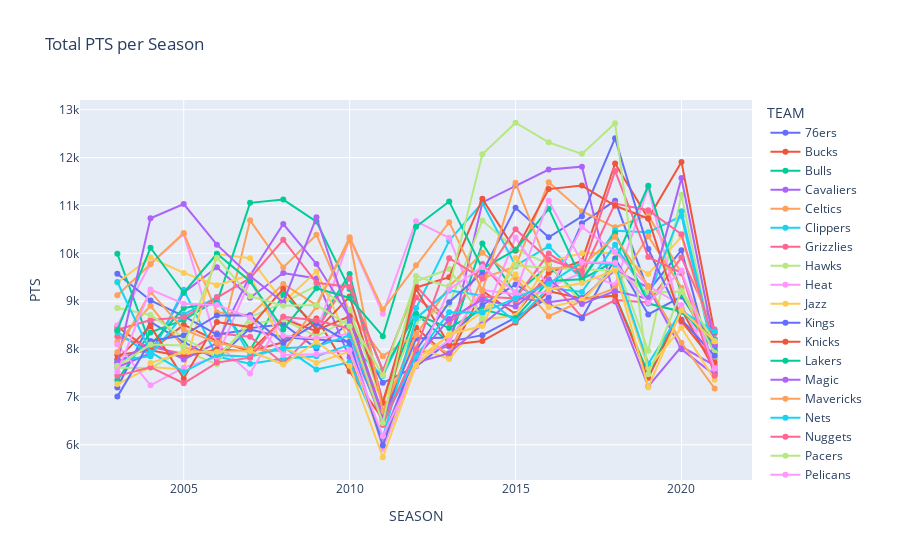

Source (notebook cell):
### Code cell
fig2 = px.line(plot_sum_data, x='SEASON', y='PTS', markers=True, color='TEAM', title = 'Total PTS per Season')
fig2.show()

### Figure 1 — Plotly figure (JSON) as saved in the notebook; plotly's stock layout.template omitted (floating-point values rounded to 4 significant figures)
{"data": [{"hovertemplate": "TEAM=76ers<br>SEASON=%{x}<br>PTS=%{y}<extra></extra>", "legendgroup": "76ers", "line": {"color": "#636efa", "dash": "solid"}, "marker": {"symbol": "circle"}, "mode": "lines+markers", "name": "76ers", "orientation": "v", "showlegend": true, "type": "scatter", "x": [2003, 2004, 2005, 2006, 2007, 2008, 2009, 2010, 2011, 2012, 2013, 2014, 2015, 2016, 2017, 2018, 2019, 2020, 2021], "xaxis": "x", "y": [7195, 8565, 8147, 7785, 8438, 8518, 8014, 8552, 7294, 7640, 8155, 8290, 8657, 9075, 10631, 11101, 9213, 10067, 7500], "yaxis": "y"}, {"hovertemplate": "TEAM=Bucks<br>SEASON=%{x}<br>PTS=%{y}<extra></extra>", "legendgroup": "Bucks", "line": {"color": "#EF553B", "dash": "solid"}, "marker": {"symbol": "circle"}, "mode": "lines+markers", "name": "Bucks", "orientation": "v", "showlegend": true, "type": "scatter", "x": [2003, 2004, 2005, 2006, 2007, 2008, 2009, 2010, 2011, 2012, 2013, 2014, 2015, 2016, 2017, 2018, 2019, 2020, 2021], "xaxis": "x", "y": [8467, 7967, 8508, 8172, 7956, 8142, 8639, 7534, 6535, 8449, 7829, 9221, 8730, 9595, 9842, 11877, 10727, 11910, 8333], "yaxis": "y"}, {"hovertemplate": "TEAM=Bulls<br>SEASON=%{x}<br>PTS=%{y}<extra></extra>", "legendgroup": "Bulls", "line": {"color": "#00cc96", "dash": "solid"}, "marker": {"symbol": "circle"}, "mode": "lines+markers", "name": "Bulls", "orientation": "v", "showlegend": true, "type": "scatter", "x": [2003, 2004, 2005, 2006, 2007, 2008, 2009, 2010, 2011, 2012, 2013, 2014, 2015, 2016, 2017, 2018, 2019, 2020, 2021], "xaxis": "x", "y": [7351, 8348, 8610, 9024, 7981, 9136, 8478, 9567, 6865, 8744, 8130, 10204, 9146, 9744, 9041, 9116, 7485, 8843, 7995], "yaxis": "y"}, {"hovertemplate": "TEAM=Cavaliers<br>SEASON=%{x}<br>PTS=%{y}<extra></extra>", "legendgroup": "Cavaliers", "line": {"color": "#ab63fa", "dash": "solid"}, "marker": {"symbol": "circle"}, "mode": "lines+markers", "name": "Cavaliers", "orientation": "v", "showlegend": true, "type": "scatter", "x": [2003, 2004, 2005, 2006, 2007, 2008, 2009, 2010, 2011, 2012, 2013, 2014, 2015, 2016, 2017, 2018, 2019, 2020, 2021], "xaxis": "x", "y": [7619, 7914, 9177, 9710, 9072, 9589, 9475, 7827, 6140, 7913, 8054, 11064, 11416, 11751, 11812, 8994, 7220, 8052, 7652], "yaxis": "y"}, {"hovertemplate": "TEAM=Celtics<br>SEASON=%{x}<br>PTS=%{y}<extra></extra>", "legendgroup": "Celtics", "line": {"color": "#FFA15A", "dash": "solid"}, "marker": {"symbol": "circle"}, "mode": "lines+markers", "name": "Celtics", "orientation": "v", "showlegend": true, "type": "scatter", "x": [2003, 2004, 2005, 2006, 2007, 2008, 2009, 2010, 2011, 2012, 2013, 2014, 2015, 2016, 2017, 2018, 2019, 2020, 2021], "xaxis": "x", "y": [8149, 8903, 8033, 7857, 10689, 9705, 10389, 8765, 7852, 8312, 7892, 9478, 9727, 11486, 10880, 10544, 10798, 9580, 7875], "yaxis": "y"}, {"hovertemplate": "TEAM=Clippers<br>SEASON=%{x}<br>PTS=%{y}<extra></extra>", "legendgroup": "Clippers", "line": {"color": "#19d3f3", "dash": "solid"}, "marker": {"symbol": "circle"}, "mode": "lines+markers", "name": "Clippers", "orientation": "v", "showlegend": true, "type": "scatter", "x": [2003, 2004, 2005, 2006, 2007, 2008, 2009, 2010, 2011, 2012, 2013, 2014, 2015, 2016, 2017, 2018, 2019, 2020, 2021], "xaxis": "x", "y": [7771, 7847, 9238, 7843, 7692, 7799, 7849, 8089, 7438, 8857, 10264, 11055, 9745, 10147, 9462, 10470, 10439, 10779, 7793], "yaxis": "y"}, {"hovertemplate": "TEAM=Grizzlies<br>SEASON=%{x}<br>PTS=%{y}<extra></extra>", "legendgroup": "Grizzlies", "line": {"color": "#FF6692", "dash": "solid"}, "marker": {"symbol": "circle"}, "mode": "lines+markers", "name": "Grizzlies", "orientation": "v", "showlegend": true, "type": "scatter", "x": [2003, 2004, 2005, 2006, 2007, 2008, 2009, 2010, 2011, 2012, 2013, 2014, 2015, 2016, 2017, 2018, 2019, 2020, 2021], "xaxis": "x", "y": [8264, 8046, 7895, 8331, 8257, 7698, 8404, 9477, 6909, 9079, 8561, 9777, 8975, 9461, 8666, 9023, 8972, 9913, 8410], "yaxis": "y"}, {"hovertemplate": "TEAM=Hawks<br>SEASON=%{x}<br>PTS=%{y}<extra></extra>", "legendgroup": "Hawks", "line": {"color": "#B6E880", "dash": "solid"}, "marker": {"symbol": "circle"}, "mode": "lines+markers", "name": "Hawks", "orientation": "v", "showlegend": true, "type": "scatter", "x": [2003, 2004, 2005, 2006, 2007, 2008, 2009, 2010, 2011, 2012, 2013, 2014, 2015, 2016, 2017, 2018, 2019, 2020, 2021], "xaxis": "x", "y": [7611, 7605, 7972, 7680, 8664, 8970, 9322, 8825, 6868, 8568, 8929, 10685, 10086, 9778, 8955, 9857, 7965, 11222, 7840], "yaxis": "y"}, {"hovertemplate": "TEAM=Heat<br>SEASON=%{x}<br>PTS=%{y}<extra></extra>", "legendgroup": "Heat", "line": {"color": "#FF97FF", "dash": "solid"}, "marker": {"symbol": "circle"}, "mode": "lines+markers", "name": "Heat", "orientation": "v", "showlegend": true, "type": "scatter", "x": [2003, 2004, 2005, 2006, 2007, 2008, 2009, 2010, 2011, 2012, 2013, 2014, 2015, 2016, 2017, 2018, 2019, 2020, 2021], "xaxis": "x", "y": [8495, 9787, 10405, 8114, 7491, 8678, 8352, 10317, 8739, 10670, 10325, 8593, 10329, 9296, 9592, 9344, 11377, 8548, 8215], "yaxis": "y"}, {"hovertemplate": "TEAM=Jazz<br>SEASON=%{x}<br>PTS=%{y}<extra></extra>", "legendgroup": "Jazz", "line": {"color": "#FECB52", "dash": "solid"}, "marker": {"symbol": "circle"}, "mode": "lines+markers", "name": "Jazz", "orientation": "v", "showlegend": true, "type": "scatter", "x": [2003, 2004, 2005, 2006, 2007, 2008, 2009, 2010, 2011, 2012, 2013, 2014, 2015, 2016, 2017, 2018, 2019, 2020, 2021], "xaxis": "x", "y": [7268, 7623, 7573, 9986, 9897, 8979, 9618, 8153, 6922, 8038, 7791, 8616, 8694, 9832, 10003, 10010, 9567, 10350, 8066], "yaxis": "y"}, {"hovertemplate": "TEAM=Kings<br>SEASON=%{x}<br>PTS=%{y}<extra></extra>", "legendgroup": "Kings", "line": {"color": "#636efa", "dash": "solid"}, "marker": {"symbol": "circle"}, "mode": "lines+markers", "name": "Kings", "orientation": "v", "showlegend": true, "type": "scatter", "x": [2003, 2004, 2005, 2006, 2007, 2008, 2009, 2010, 2011, 2012, 2013, 2014, 2015, 2016, 2017, 2018, 2019, 2020, 2021], "xaxis": "x", "y": [9575, 9016, 8690, 8303, 8408, 8248, 8200, 8151, 6518, 8219, 8241, 8921, 9350, 8939, 8646, 9894, 8724, 9098, 8059], "yaxis": "y"}, {"hovertemplate": "TEAM=Knicks<br>SEASON=%{x}<br>PTS=%{y}<extra></extra>", "legendgroup": "Knicks", "line": {"color": "#EF553B", "dash": "solid"}, "marker": {"symbol": "circle"}, "mode": "lines+markers", "name": "Knicks", "orientation": "v", "showlegend": true, "type": "scatter", "x": [2003, 2004, 2005, 2006, 2007, 2008, 2009, 2010, 2011, 2012, 2013, 2014, 2015, 2016, 2017, 2018, 2019, 2020, 2021], "xaxis": "x", "y": [7878, 7977, 7842, 7994, 7948, 8627, 8373, 9097, 6872, 9259, 8084, 8167, 8553, 9209, 9054, 9117, 7398, 8828, 7562], "yaxis": "y"}, {"hovertemplate": "TEAM=Lakers<br>SEASON=%{x}<br>PTS=%{y}<extra></extra>", "legendgroup": "Lakers", "line": {"color": "#00cc96", "dash": "solid"}, "marker": {"symbol": "circle"}, "mode": "lines+markers", "name": "Lakers", "orientation": "v", "showlegend": true, "type": "scatter", "x": [2003, 2004, 2005, 2006, 2007, 2008, 2009, 2010, 2011, 2012, 2013, 2014, 2015, 2016, 2017, 2018, 2019, 2020, 2021], "xaxis": "x", "y": [9991, 8085, 8858, 8964, 11055, 11123, 10664, 9253, 7550, 8722, 8442, 8829, 8650, 9422, 9457, 9840, 11413, 9141, 7952], "yaxis": "y"}, {"hovertemplate": "TEAM=Magic<br>SEASON=%{x}<br>PTS=%{y}<extra></extra>", "legendgroup": "Magic", "line": {"color": "#ab63fa", "dash": "solid"}, "marker": {"symbol": "circle"}, "mode": "lines+markers", "name": "Magic", "orientation": "v", "showlegend": true, "type": "scatter", "x": [2003, 2004, 2005, 2006, 2007, 2008, 2009, 2010, 2011, 2012, 2013, 2014, 2015, 2016, 2017, 2018, 2019, 2020, 2021], "xaxis": "x", "y": [7711, 8147, 7784, 8123, 9538, 10613, 9778, 8667, 6634, 7718, 7914, 8512, 9075, 8979, 9073, 9646, 9286, 7995, 7461], "yaxis": "y"}, {"hovertemplate": "TEAM=Mavericks<br>SEASON=%{x}<br>PTS=%{y}<extra></extra>", "legendgroup": "Mavericks", "line": {"color": "#FFA15A", "dash": "solid"}, "marker": {"symbol": "circle"}, "mode": "lines+markers", "name": "Mavericks", "orientation": "v", "showlegend": true, "type": "scatter", "x": [2003, 2004, 2005, 2006, 2007, 2008, 2009, 2010, 2011, 2012, 2013, 2014, 2015, 2016, 2017, 2018, 2019, 2020, 2021], "xaxis": "x", "y": [9124, 9772, 10424, 8767, 8704, 9359, 8921, 10283, 6695, 8293, 9305, 10012, 9483, 8687, 9006, 9274, 10356, 9283, 7628], "yaxis": "y"}, {"hovertemplate": "TEAM=Nets<br>SEASON=%{x}<br>PTS=%{y}<extra></extra>", "legendgroup": "Nets", "line": {"color": "#19d3f3", "dash": "solid"}, "marker": {"symbol": "circle"}, "mode": "lines+markers", "name": "Nets", "orientation": "v", "showlegend": true, "type": "scatter", "x": [2003, 2004, 2005, 2006, 2007, 2008, 2009, 2010, 2011, 2012, 2013, 2014, 2015, 2016, 2017, 2018, 2019, 2020, 2021], "xaxis": "x", "y": [8358, 7867, 8727, 9083, 7857, 8044, 7575, 7722, 6144, 8640, 9225, 9117, 8579, 9279, 9194, 10177, 9082, 10880, 7914], "yaxis": "y"}, {"hovertemplate": "TEAM=Nuggets<br>SEASON=%{x}<br>PTS=%{y}<extra></extra>", "legendgroup": "Nuggets", "line": {"color": "#FF6692", "dash": "solid"}, "marker": {"symbol": "circle"}, "mode": "lines+markers", "name": "Nuggets", "orientation": "v", "showlegend": true, "type": "scatter", "x": [2003, 2004, 2005, 2006, 2007, 2008, 2009, 2010, 2011, 2012, 2013, 2014, 2015, 2016, 2017, 2018, 2019, 2020, 2021], "xaxis": "x", "y": [8404, 8606, 8664, 9080, 9480, 10282, 9385, 9298, 7549, 9322, 8559, 9100, 9055, 9995, 9549, 11041, 10901, 10399, 8097], "yaxis": "y"}, {"hovertemplate": "TEAM=Pacers<br>SEASON=%{x}<br>PTS=%{y}<extra></extra>", "legendgroup": "Pacers", "line": {"color": "#B6E880", "dash": "solid"}, "marker": {"symbol": "circle"}, "mode": "lines+markers", "name": "Pacers", "orientation": "v", "showlegend": true, "type": "scatter", "x": [2003, 2004, 2005, 2006, 2007, 2008, 2009, 2010, 2011, 2012, 2013, 2014, 2015, 2016, 2017, 2018, 2019, 2020, 2021], "xaxis": "x", "y": [8858, 8712, 8235, 7840, 8527, 8617, 8263, 8634, 7449, 9418, 9673, 8643, 9750, 9696, 9667, 9638, 9190, 9200, 7924], "yaxis": "y"}, {"hovertemplate": "TEAM=Pelicans<br>SEASON=%{x}<br>PTS=%{y}<extra></extra>", "legendgroup": "Pelicans", "line": {"color": "#FF97FF", "dash": "solid"}, "marker": {"symbol": "circle"}, "mode": "lines+markers", "name": "Pelicans", "orientation": "v", "showlegend": true, "type": "scatter", "x": [2003, 2004, 2005, 2006, 2007, 2008, 2009, 2010, 2011, 2012, 2013, 2014, 2015, 2016, 2017, 2018, 2019, 2020, 2021], "xaxis": "x", "y": [8093, 7243, 7611, 7833, 9429, 8278, 8220, 8320, 5916, 7714, 8177, 9234, 9147, 9189, 10551, 10031, 9311, 8921, 7625], "yaxis": "y"}, {"hovertemplate": "TEAM=Pistons<br>SEASON=%{x}<br>PTS=%{y}<extra></extra>", "legendgroup": "Pistons", "line": {"color": "#FECB52", "dash": "solid"}, "marker": {"symbol": "circle"}, "mode": "lines+markers", "name": "Pistons", "orientation": "v", "showlegend": true, "type": "scatter", "x": [2003, 2004, 2005, 2006, 2007, 2008, 2009, 2010, 2011, 2012, 2013, 2014, 2015, 2016, 2017, 2018, 2019, 2020, 2021], "xaxis": "x", "y": [9391, 9911, 9591, 9334, 9546, 8039, 7709, 7951, 5997, 7778, 8286, 8775, 9565, 8874, 9026, 9694, 7604, 8446, 7360], "yaxis": "y"}, {"hovertemplate": "TEAM=Raptors<br>SEASON=%{x}<br>PTS=%{y}<extra></extra>", "legendgroup": "Raptors", "line": {"color": "#636efa", "dash": "solid"}, "marker": {"symbol": "circle"}, "mode": "lines+markers", "name": "Raptors", "orientation": "v", "showlegend": true, "type": "scatter", "x": [2003, 2004, 2005, 2006, 2007, 2008, 2009, 2010, 2011, 2012, 2013, 2014, 2015, 2016, 2017, 2018, 2019, 2020, 2021], "xaxis": "x", "y": [7006, 8169, 8287, 8702, 8708, 8121, 8534, 8124, 5986, 7971, 8978, 9598, 10953, 10334, 10774, 12406, 10090, 8612, 7858], "yaxis": "y"}, {"hovertemplate": "TEAM=Rockets<br>SEASON=%{x}<br>PTS=%{y}<extra></extra>", "legendgroup": "Rockets", "line": {"color": "#EF553B", "dash": "solid"}, "marker": {"symbol": "circle"}, "mode": "lines+markers", "name": "Rockets", "orientation": "v", "showlegend": true, "type": "scatter", "x": [2003, 2004, 2005, 2006, 2007, 2008, 2009, 2010, 2011, 2012, 2013, 2014, 2015, 2016, 2017, 2018, 2019, 2020, 2021], "xaxis": "x", "y": [7785, 8479, 7387, 8564, 8459, 9259, 8395, 8685, 6474, 9288, 9501, 11139, 10052, 11342, 11416, 10995, 10727, 8582, 7718], "yaxis": "y"}, {"hovertemplate": "TEAM=Spurs<br>SEASON=%{x}<br>PTS=%{y}<extra></extra>", "legendgroup": "Spurs", "line": {"color": "#00cc96", "dash": "solid"}, "marker": {"symbol": "circle"}, "mode": "lines+markers", "name": "Spurs", "orientation": "v", "showlegend": true, "type": "scatter", "x": [2003, 2004, 2005, 2006, 2007, 2008, 2009, 2010, 2011, 2012, 2013, 2014, 2015, 2016, 2017, 2018, 2019, 2020, 2021], "xaxis": "x", "y": [8394, 10117, 9177, 9992, 9419, 8410, 9273, 9068, 8269, 10555, 11085, 9683, 10073, 10933, 9441, 10420, 8951, 8779, 8197], "yaxis": "y"}, {"hovertemplate": "TEAM=Suns<br>SEASON=%{x}<br>PTS=%{y}<extra></extra>", "legendgroup": "Suns", "line": {"color": "#ab63fa", "dash": "solid"}, "marker": {"symbol": "circle"}, "mode": "lines+markers", "name": "Suns", "orientation": "v", "showlegend": true, "type": "scatter", "x": [2003, 2004, 2005, 2006, 2007, 2008, 2009, 2010, 2011, 2012, 2013, 2014, 2015, 2016, 2017, 2018, 2019, 2020, 2021], "xaxis": "x", "y": [7723, 10734, 11030, 10182, 9528, 8974, 10753, 8611, 6492, 7805, 8629, 9031, 8887, 9452, 8940, 9210, 9050, 11572, 8079], "yaxis": "y"}, {"hovertemplate": "TEAM=Thunder<br>SEASON=%{x}<br>PTS=%{y}<extra></extra>", "legendgroup": "Thunder", "line": {"color": "#FFA15A", "dash": "solid"}, "marker": {"symbol": "circle"}, "mode": "lines+markers", "name": "Thunder", "orientation": "v", "showlegend": true, "type": "scatter", "x": [2003, 2004, 2005, 2006, 2007, 2008, 2009, 2010, 2011, 2012, 2013, 2014, 2015, 2016, 2017, 2018, 2019, 2020, 2021], "xaxis": "x", "y": [7937, 9194, 8411, 8130, 7999, 7952, 8885, 10338, 8827, 9752, 10652, 9221, 11477, 9674, 9746, 10349, 9317, 8132, 7175], "yaxis": "y"}, {"hovertemplate": "TEAM=Timberwolves<br>SEASON=%{x}<br>PTS=%{y}<extra></extra>", "legendgroup": "Timberwolves", "line": {"color": "#19d3f3", "dash": "solid"}, "marker": {"symbol": "circle"}, "mode": "lines+markers", "name": "Timberwolves", "orientation": "v", "showlegend": true, "type": "scatter", "x": [2003, 2004, 2005, 2006, 2007, 2008, 2009, 2010, 2011, 2012, 2013, 2014, 2015, 2016, 2017, 2018, 2019, 2020, 2021], "xaxis": "x", "y": [9401, 7934, 7522, 7877, 7839, 8019, 8051, 8288, 6464, 7851, 8768, 8762, 9064, 9362, 9817, 9767, 7692, 8798, 8366], "yaxis": "y"}, {"hovertemplate": "TEAM=Trail Blazers<br>SEASON=%{x}<br>PTS=%{y}<extra></extra>", "legendgroup": "Trail Blazers", "line": {"color": "#FF6692", "dash": "solid"}, "marker": {"symbol": "circle"}, "mode": "lines+markers", "name": "Trail Blazers", "orientation": "v", "showlegend": true, "type": "scatter", "x": [2003, 2004, 2005, 2006, 2007, 2008, 2009, 2010, 2011, 2012, 2013, 2014, 2015, 2016, 2017, 2018, 2019, 2020, 2021], "xaxis": "x", "y": [7440, 7621, 7285, 7717, 7820, 8676, 8603, 8425, 6415, 7995, 9900, 9473, 10505, 9870, 9640, 11722, 9921, 9595, 7444], "yaxis": "y"}, {"hovertemplate": "TEAM=Warriors<br>SEASON=%{x}<br>PTS=%{y}<extra></extra>", "legendgroup": "Warriors", "line": {"color": "#B6E880", "dash": "solid"}, "marker": {"symbol": "circle"}, "mode": "lines+markers", "name": "Warriors", "orientation": "v", "showlegend": true, "type": "scatter", "x": [2003, 2004, 2005, 2006, 2007, 2008, 2009, 2010, 2011, 2012, 2013, 2014, 2015, 2016, 2017, 2018, 2019, 2020, 2021], "xaxis": "x", "y": [7649, 8094, 8076, 9910, 9105, 8905, 8922, 8477, 6453, 9528, 9294, 12072, 12729, 12320, 12079, 12720, 7471, 9215, 8163], "yaxis": "y"}, {"hovertemplate": "TEAM=Wizards<br>SEASON=%{x}<br>PTS=%{y}<extra></extra>", "legendgroup": "Wizards", "line": {"color": "#FF97FF", "dash": "solid"}, "marker": {"symbol": "circle"}, "mode": "lines+markers", "name": "Wizards", "orientation": "v", "showlegend": true, "type": "scatter", "x": [2003, 2004, 2005, 2006, 2007, 2008, 2009, 2010, 2011, 2012, 2013, 2014, 2015, 2016, 2017, 2018, 2019, 2020, 2021], "xaxis": "x", "y": [7531, 9245, 8946, 8922, 8657, 7877, 7892, 7977, 6180, 7644, 9248, 9717, 9186, 11100, 9816, 9804, 8970, 9642, 7586], "yaxis": "y"}, {"hovertemplate": "TEAM=Hornets<br>SEASON=%{x}<br>PTS=%{y}<extra></extra>", "legendgroup": "Hornets", "line": {"color": "#FECB52", "dash": "solid"}, "marker": {"symbol": "circle"}, "mode": "lines+markers", "name": "Hornets", "orientation": "v", "showlegend": true, "type": "scatter", "x": [2004, 2005, 2006, 2007, 2008, 2009, 2010, 2011, 2012, 2013, 2014, 2015, 2016, 2017, 2018, 2019, 2020, 2021], "xaxis": "x", "y": [7706, 7943, 7945, 7959, 7677, 8155, 7650, 5739, 7661, 8310, 8480, 9902, 9243, 9382, 9652, 7204, 8814, 8165], "yaxis": "y"}], "layout": {"legend": {"title": {"text": "TEAM"}, "tracegroupgap": 0}, "title": {"text": "Total PTS per Season"}, "xaxis": {"anchor": "y", "domain": [0, 1], "title": {"text": "SEASON"}}, "yaxis": {"anchor": "x", "domain": [0, 1], "title": {"text": "PTS"}}}}
